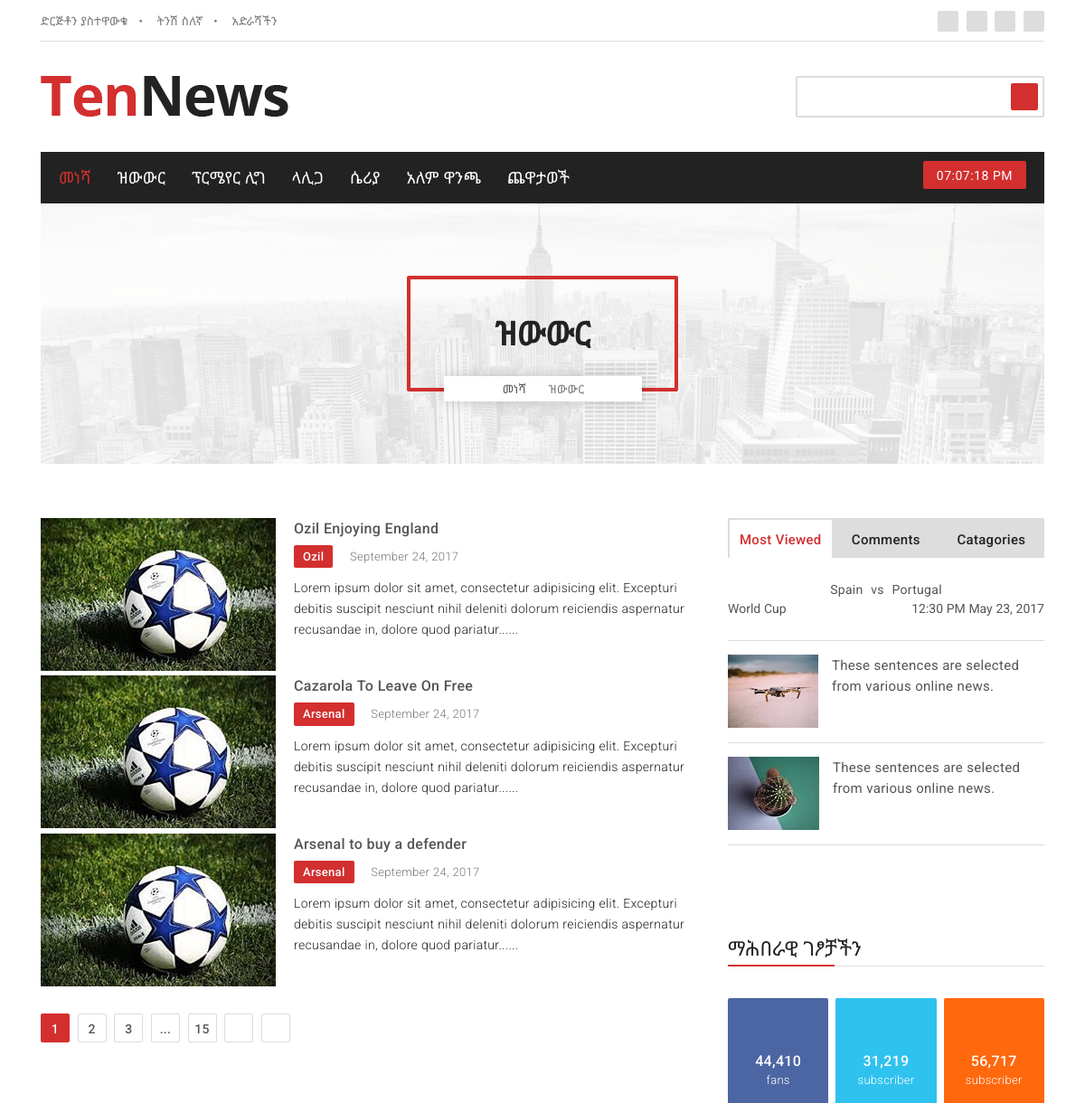
The app's page /news/transfers/ (upper part), older data.
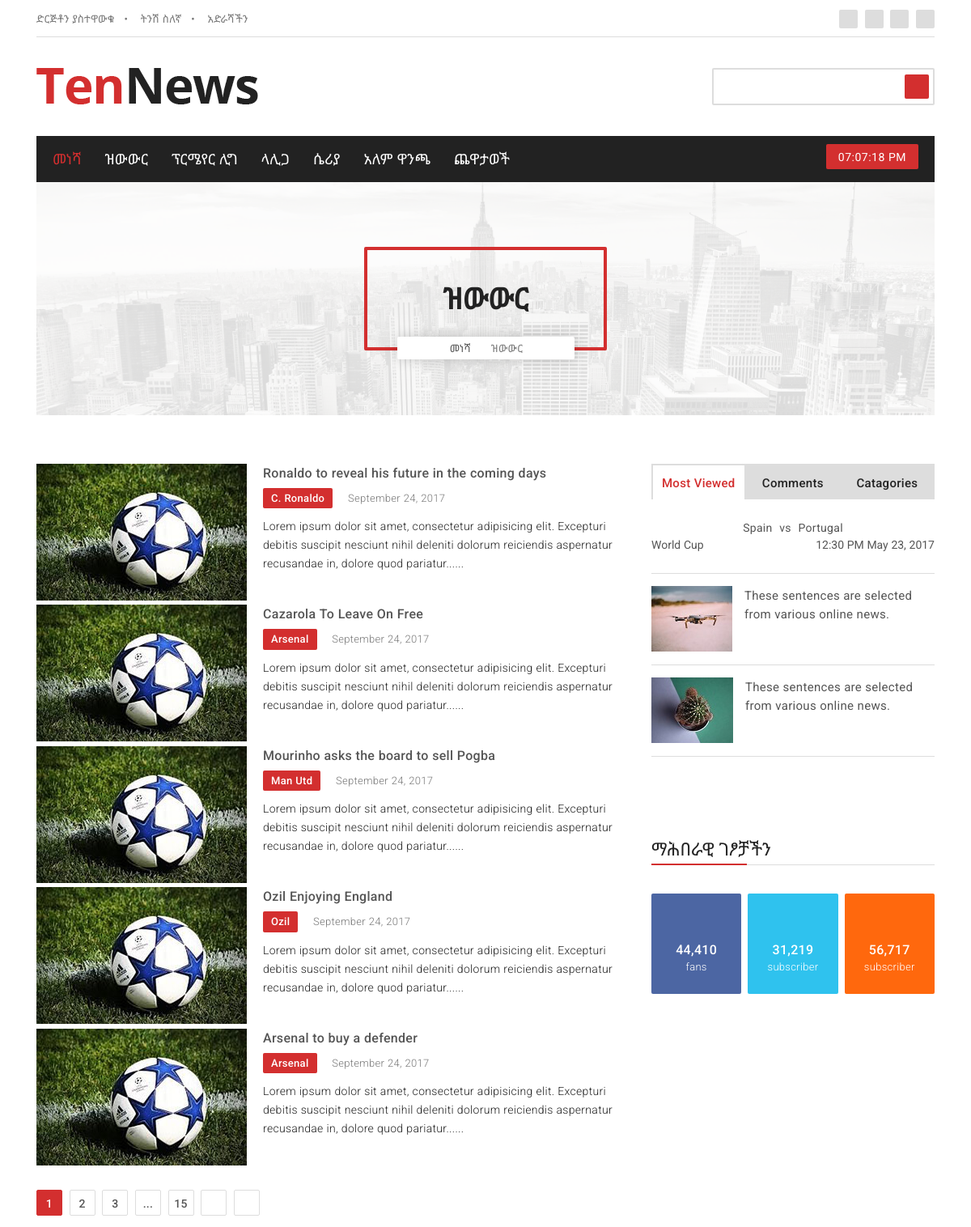
The same page, newer data.
### news/models.py (models this page shows, shortened)
class Base(models.Model):
    created_at = models.DateTimeField(
        'Created date',
        null=True, blank=True,
        auto_now_add=True,
        help_text='Record created date',
    )
    updated_at = models.DateTimeField(
        'Modified date',
        null=True, blank=True,
        auto_now=True,
        help_text='Record last updated date',
    )
    class Meta:
        abstract = True

class Post(Base):
    STATUS_OPTIONS = (
        (0, 'Draft'),
        (1, 'Published'),
    )
    catagory = models.ForeignKey(
        Catagory,
        related_name='posts',
        on_delete=models.SET(handle_deleted_catagory)
    )
    author = models.ForeignKey(
        settings.AUTH_USER_MODEL,
        related_name='posts',
        null=True, blank=True,
        on_delete=models.SET_NULL,
    )
    tags = models.ManyToManyField(Tag, blank=True, related_name='posts')
    title = models.CharField(max_length=120)
    translation = models.CharField(max_length=60)
    slug = models.SlugField()
    thumbnail_sm = models.ImageField(
        upload_to='posts/thumbnails/',
        blank=True,
        help_text='100x81 pixels thumbnail'
    )
    picture = models.ImageField(upload_to='posts/pictures/', blank=True)
    body = models.TextField(blank=True)
    status = models.PositiveSmallIntegerField(
        choices=STATUS_OPTIONS,
        default=0,
    )
    published_at = models.DateTimeField(null=True, blank=True)
    featured = models.BooleanField(default=False)
    breaking = models.BooleanField(default=False)
    read_count = models.PositiveIntegerField(default=1)
    objects = PostManager()
    class Meta:
        ordering = ['-published_at', '-updated_at', '-status', ]
        get_latest_by = ['-published_at', ]

class Catagory(Base):
    title = models.CharField(max_length=120)
    translation = models.CharField(max_length=60)
    slug = models.SlugField()
    thumbnail = models.ImageField(
        upload_to='catagory/thumbnails/',
        blank=True,
        help_text='100x81 pixels thumbnail'
    )
    picture = models.ImageField(
        upload_to='catagory/pictures/',
        blank=True
    )
    class Meta:
        verbose_name = 'News Catagory'
        verbose_name_plural = 'News Catagories'
        ordering = ['title', '-updated_at', ]

### news/views.py (the view)
# urls.py: path('transfers/', views.TransferView.as_view(), name='transfers'),
class TransferView(TemplateView):
    template_name = 'news/transfer.html'
    def get_context_data(self, *args, **kwargs):
        context = super().get_context_data(*args, **kwargs)
        transfer_tag = models.Tag.objects.get(slug='transfer')
        context['post_list'] = transfer_tag.posts.filter(status=1)
        return context

### news/templates/news/transfer.html
{% extends 'base.html' %}
{% load static %}
{% block heading %}
<section class="p-heading text-center">
    <div class="container">
        <div class="page-bg">
            <div class="row">
                <div class="col-md-12">
                    <div class="p-content">
                        <h4>ዝውውር</h4>
                        <ul class="list-unstyled list-inline">
                            <li class="list-inline-item"><a href="{% url 'news:index' %}">መነሻ</a></li>
                            <li class="list-inline-item"><i class="fa fa-long-arrow-right" aria-hidden="true"></i>ዝውውር</li>
                        </ul>
                    </div>
                </div>
            </div>
        </div>
    </div>
</section>
{% endblock heading %}
{% block content %}
<section class="catagory">
    <div class="container">
        <div class="row">
            <div class="col-lg-8 col-md-12">
                {% for post in post_list %}
                <div class="catagory-content">
                    <div class="cat-img">
                        <a href="#">
                            {% if post.thumbnail %}
                            <img src="{{ post.thumbail.url }}" alt="{{ post.title }}" class="img-fluid">
                            {% else %}
                            <img src="{% static 'assets/images/soccer-default.jpg' %}" alt="{{ post.title }}" class="img-fluid">
                            {% endif %}
                        </a>
                    </div>
                    <div class="img-content">
                        <h6><a href="#">{{ post.title }}</a></h6>
                        <ul class="list-unstyled list-inline">
                            <li class="list-inline-item">{{ post.catagory.title }}</li>
                            <li class="list-inline-item">September 24, 2017</li>
                        </ul>
                        <p>Lorem ipsum dolor sit amet, consectetur adipisicing elit. Excepturi debitis suscipit nesciunt nihil deleniti dolorum reiciendis aspernatur recusandae in, dolore quod pariatur......</p>
                    </div>
                </div>
                {% endfor %}
                <div class="pagi">
                    <ul class="list-unstyled list-inline">
                        <li class="list-inline-item active"><a href="catagory-one.html">1</a></li>
                        <li class="list-inline-item"><a href="catagory-one.html">2</a></li>
                        <li class="list-inline-item"><a href="catagory-one.html">3</a></li>
                        <li class="list-inline-item"><a href="catagory-one.html">...</a></li>
                        <li class="list-inline-item"><a href="catagory-one.html">15</a></li>
                        <li class="list-inline-item"><a href="catagory-one.html"><i class="fa fa-angle-right"></i></a></li>
                        <li class="list-inline-item"><a href="catagory-one.html"><i class="fa fa-angle-double-right"></i></a></li>
                    </ul>
                </div>
            </div>
            <div class="col-lg-4 col-md-12">
                {% include 'partials/sidebar.html' %}
            </div>
        </div>
    </div>
</section>
{% endblock content %}

Row changes from the older to the newer data that the page shows:
added Post: title "Ronaldo to reveal his future in the coming days", catagory "C. Ronaldo"
changed Post "Cazarola To Leave On Free": moves up the list
added Post: title "Mourinho asks the board to sell Pogba", catagory "Man Utd"
